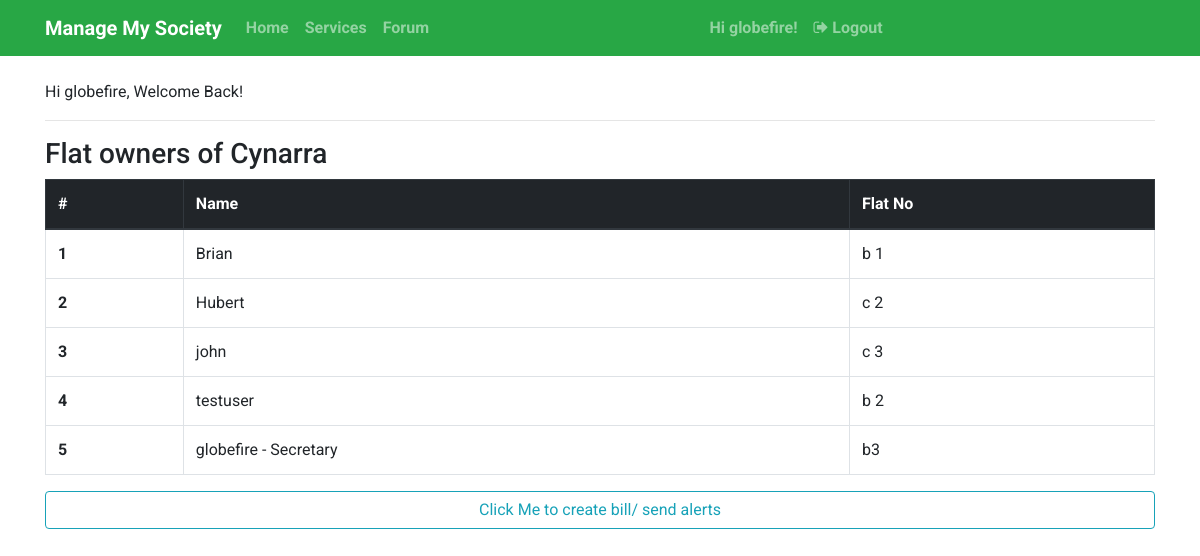
The app's page /home/ (signed in) with its own data.
### societies/models.py (models this page shows, shortened)
class SocietyDetail(models.Model):
    address = models.CharField(max_length = 1000, null = False)
    secretary = models.ForeignKey(User, on_delete=models.CASCADE)
    society_name = models.CharField(max_length = 100, null = False)
    def __str__(self):
        return self.society_name

class Owner(models.Model):
    society = models.ForeignKey(SocietyDetail, on_delete=models.CASCADE)
    name = models.ForeignKey(User, on_delete=models.CASCADE)
    flat_no = models.CharField(max_length = 20, null = False)

### users/views.py (the view)
# urls.py: path('home/', user_views.home, name = 'home'),
@login_required
def home(request):
    loggedinUser = Owner.objects.filter(name = request.user)
    secretary = SocietyDetail.objects.filter(society_name = loggedinUser[0].society)
    flatOwners = Owner.objects.filter(society = secretary[0])
    isSec = (str(request.user) == str(secretary[0].secretary))
    return render(
            request,
            'users/home.html',
            {
            'secretary': secretary[0],
            'flatOwners': flatOwners,
            'isSec': isSec
            }
        )

### users/templates/users/home.html
{% extends 'users/base.html' %}
{% block content %}
<div class="container">
    {% if messages %}
        {% for i in messages %}
            <h5 class="alert alert-success">
                {{ i }}
            </h5>
        {% endfor %}
    {% else %}
        Hi {{ user.username }}, Welcome Back!
    {% endif %}
    <hr/>
    <h3>Flat owners of {{ secretary.society_name }}</h3>
    <table class="table table-bordered table-hover">
        <thead class="thead-dark">
            <tr>
            <th scope="col">#</th>
            <th scope="col">Name</th>
            <th scope="col">Flat No</th>
            </tr>
        </thead>
        <tbody>
            {% for i in flatOwners %}
                <tr>
                    <th scope="row">{{ forloop.counter }}</th>
                    {% if i.name == secretary.secretary %}
                        <td>{{ i.name }} - Secretary</td>
                    {% else %}
                        <td>{{ i.name }}</td>
                    {% endif %}
                    <td>{{ i.flat_no }}</td>
                </tr>
            {% endfor %}
        </tbody>
    </table>
    {% if isSec %}
        <a href="{% url 'createBill' %}" class="btn btn-outline-info btn-block">
            Click Me to create bill/ send alerts
        </a>
    {% endif %}
</div>
{% endblock content %}

### users/templates/users/base.html (shortened to what this page needs)
<!DOCTYPE html>
<html>
    <head>
        <link href="https://stackpath.bootstrapcdn.com/font-awesome/4.7.0/css/font-awesome.min.css" rel="stylesheet">
        <link rel="stylesheet" href="https://maxcdn.bootstrapcdn.com/bootstrap/4.0.0/css/bootstrap.min.css">
        <link rel="stylesheet" href="http://code.jquery.com/ui/1.10.3/themes/smoothness/jquery-ui.css" />
    </head>
    <body style="font-family: 'Roboto', sans-serif;">
        <nav class="navbar sticky-top navbar-expand-lg navbar-dark bg-success" style="font-weight: bolder;">
            <div class="container">
                <a class="navbar-brand"  href="{% url 'landing' %}">Manage My Society</a>
                <div class="collapse navbar-collapse" id="navbarText" style="color: white;">
                    <div class="navbar-nav mr-auto">
                        <a class="nav-item nav-link" href="{% url 'home' %}">Home</a>
                        <a class="nav-item nav-link" href="#services">Services</a>
                        {% if user.username %}
                        <a class="nav-item nav-link" href="{% url 'forum' %}">Forum</a>
                        {% endif %}
                    </div>
                    <div class="navbar-nav mr-auto">
                        {% if user.username %}
                        <span class="nav-item nav-link">Hi {{ user.username }}!</span>
                        <a class="nav-item nav-link" href="{% url 'logout' %}">
                            <i class="fa fa-sign-out" aria-hidden="true"></i> Logout
                        </a>
                        {% else %}
                        <a class="nav-item nav-link" href="{% url 'login' %}">
                            <i class="fa fa-user-circle"></i> Login</a>
                        {% endif %}
                    </div>
                </div>
            </div>
        </nav>
        <br/>
        {% block content %} {% endblock %}
    </body>
</html>

### records on screen
SocietyDetail: society_name "Cynarra"
Owner: name "Brian", flat_no "b 1"
Owner: name "Hubert", flat_no "c 2"
Owner: name "john", flat_no "c 3"
Owner: name "testuser", flat_no "b 2"
Owner: name "globefire", flat_no "b3"

### other values on screen
{{ user.username }} "globefire"
